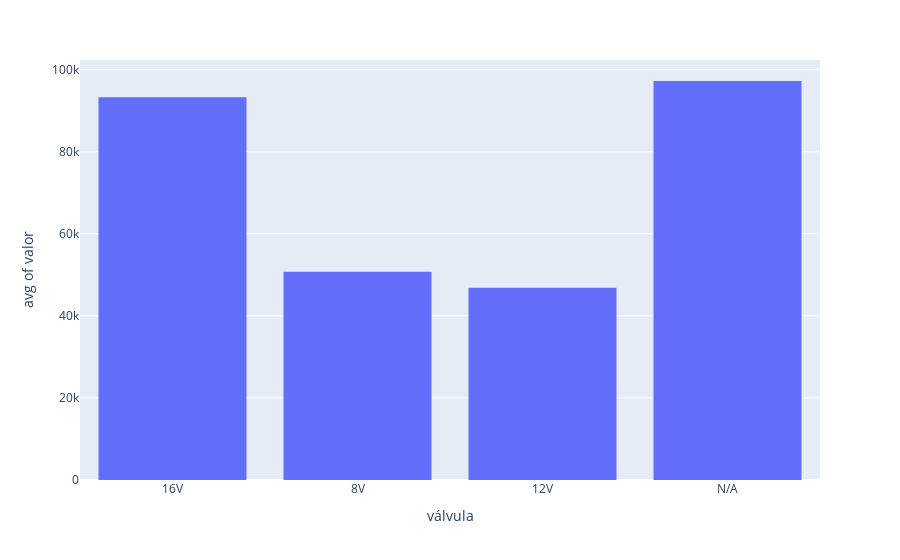

Source (notebook cell):
### Code cell
# Esse groupby pode ser representado por um gráfico de barras...
display(df.groupby(['válvula']).mean('valor').sort_values('valor',ascending=False))

#Plotando gráfico:
fig = px.histogram(df,x='válvula',y='valor',histfunc='avg')
fig.show()

### Figure 1 — Plotly figure (JSON) as saved in the notebook; plotly's stock layout.template omitted (floating-point values rounded to 4 significant figures; data arrays with more than 128 entries replaced by an {"elided": "..."} marker saying what was removed)
{"data": [{"alignmentgroup": "True", "bingroup": "x", "histfunc": "avg", "hovertemplate": "válvula=%{x}<br>avg of valor=%{y}<extra></extra>", "legendgroup": "", "marker": {"color": "#636efa", "pattern": {"shape": ""}}, "name": "", "offsetgroup": "", "orientation": "v", "showlegend": false, "type": "histogram", "x": {"elided": "1704 str values"}, "xaxis": "x", "y": {"elided": "1704 int values"}, "yaxis": "y"}], "layout": {"barmode": "relative", "legend": {"tracegroupgap": 0}, "margin": {"t": 60}, "xaxis": {"anchor": "y", "domain": [0, 1], "title": {"text": "válvula"}}, "yaxis": {"anchor": "x", "domain": [0, 1], "title": {"text": "avg of valor"}}}}
